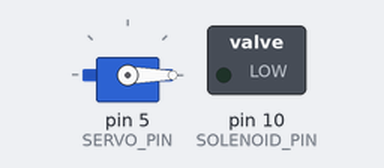
The sketch below on a simulated Arduino Uno, built with avr-gcc and run on an emulated ATmega328P. On the bench: servo, switched loads named in the sketch (green lamp = pin HIGH).

Above: at 0.05 s.
At 5.95 s:
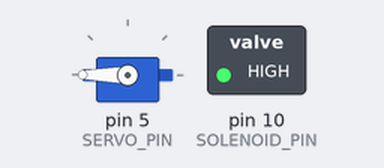
Timing chart, 0 to 7.8 s (numbered marks = the images above):
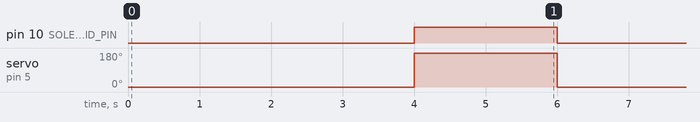

Measured:
- by itself, pin 10 (SOLENOID_PIN): alternates HIGH for 2.0 s and LOW for 4.0 s
- by itself, servo on pin 5 (SERVO_PIN): alternates 180° for 2.0 s and 0° for 4.0 s

The sketch:

simple.ino
```cpp
#include <Servo.h>

const int SERVO_PIN = 5;
const int SOLENOID_PIN = 10;
Servo servo;

void setup() {
    servo.attach(SERVO_PIN);
    servo.write(0);
    pinMode(SOLENOID_PIN, OUTPUT);
    digitalWrite(SOLENOID_PIN, LOW);
}

void loop() {
    delay(4000);
    digitalWrite(SOLENOID_PIN, HIGH);
    servo.write(180);
    delay(2000);
    digitalWrite(SOLENOID_PIN, LOW);
    servo.write(0);
}
```
